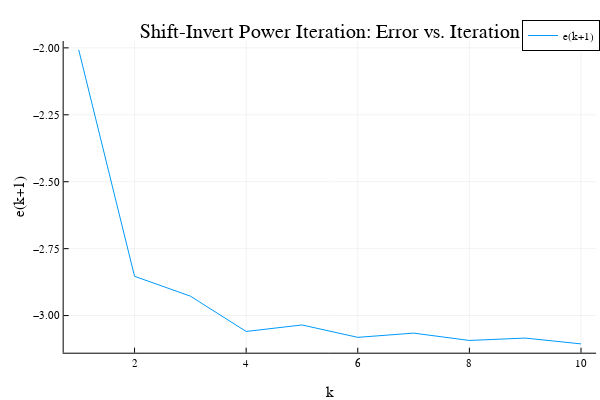

Notebook source saved alongside this figure:
### Code cell
Plots.plot(log10.(errors_sipi), label="e(k+1)")
Plots.title!("Shift-Invert Power Iteration: Error vs. Iteration")
Plots.xlabel!("k")
Plots.ylabel!("e(k+1)")
# Plots.savefig("figures/2_9_SIPI_err_it.png")

### Figure 1 — Plotly figure (JSON) as saved in the notebook; plotly's stock layout.template omitted (floating-point values rounded to 4 significant figures)
{"data": [{"colorbar": {"title": ""}, "legendgroup": "e(k+1)", "line": {"color": "rgba(0, 154, 250, 1.000)", "dash": "solid", "shape": "linear", "width": 1}, "mode": "lines", "name": "e(k+1)", "showlegend": true, "type": "scatter", "x": [1, 2, 3, 4, 5, 6, 7, 8, 9, 10], "xaxis": "x", "y": [-2.007, -2.853, -2.927, -3.059, -3.035, -3.081, -3.066, -3.093, -3.084, -3.106], "yaxis": "y", "zmax": null, "zmin": null}], "layout": {"annotations": [{"font": {"color": "rgba(0, 0, 0, 1.000)", "family": "sans-serif", "size": 20}, "rotation": 0, "showarrow": false, "text": "Shift-Invert Power Iteration: Error vs. Iteration", "x": 0.5498, "xanchor": "center", "xref": "paper", "y": 1, "yanchor": "top", "yref": "paper"}], "height": 400, "legend": {"bgcolor": "rgba(255, 255, 255, 1.000)", "bordercolor": "rgba(0, 0, 0, 1.000)", "borderwidth": 1, "font": {"color": "rgba(0, 0, 0, 1.000)", "family": "sans-serif", "size": 11}, "tracegroupgap": 0, "traceorder": "normal", "x": 1, "xanchor": "auto", "y": 1, "yanchor": "auto"}, "margin": {"b": 20, "l": 0, "r": 0, "t": 20}, "paper_bgcolor": "rgba(255, 255, 255, 1.000)", "plot_bgcolor": "rgba(255, 255, 255, 1.000)", "showlegend": true, "width": 600, "xaxis": {"anchor": "y", "domain": [0.1061, 0.9934], "gridcolor": "rgba(0, 0, 0, 0.100)", "gridwidth": 0.5, "linecolor": "rgba(0, 0, 0, 1.000)", "mirror": false, "range": [0.73, 10.27], "showgrid": true, "showline": true, "showticklabels": true, "tickangle": 0, "tickcolor": "rgb(0, 0, 0)", "tickfont": {"color": "rgba(0, 0, 0, 1.000)", "family": "sans-serif", "size": 11}, "tickmode": "array", "ticks": "inside", "ticktext": ["2", "4", "6", "8", "10"], "tickvals": [2, 4, 6, 8, 10], "title": "k", "titlefont": {"color": "rgba(0, 0, 0, 1.000)", "family": "sans-serif", "size": 15}, "type": "-", "visible": true, "zeroline": false, "zerolinecolor": "rgba(0, 0, 0, 1.000)"}, "yaxis": {"anchor": "x", "domain": [0.07581, 0.9415], "gridcolor": "rgba(0, 0, 0, 0.100)", "gridwidth": 0.5, "linecolor": "rgba(0, 0, 0, 1.000)", "mirror": false, "range": [-3.139, -1.975], "showgrid": true, "showline": true, "showticklabels": true, "tickangle": 0, "tickcolor": "rgb(0, 0, 0)", "tickfont": {"color": "rgba(0, 0, 0, 1.000)", "family": "sans-serif", "size": 11}, "tickmode": "array", "ticks": "inside", "ticktext": ["−3.00", "−2.75", "−2.50", "−2.25", "−2.00"], "tickvals": [-3, -2.75, -2.5, -2.25, -2], "title": "e(k+1)", "titlefont": {"color": "rgba(0, 0, 0, 1.000)", "family": "sans-serif", "size": 15}, "type": "-", "visible": true, "zeroline": false, "zerolinecolor": "rgba(0, 0, 0, 1.000)"}}}
